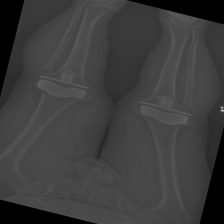
#> input picture data/tibia_fibula_fracture/fracture/1004.png, 224 x 224 px; its folder holds only this picture in this run
$ jupyter execute --allow-errors canny-hough.ipynb
#> lines starting #> are read from the running program, lines starting #| are printed output that depends on the picture; after the words box and inside, x2 and y2 are one past the last pixel; in counts of white or black regions, pixels touching at a corner belong together
[cell 1]
import os
import numpy as np
import cv2 as cv
from matplotlib import pyplot as plt
import heapq
import pandas as pd

[cell 2]
img = cv.imread('../../../data/tibia_fibula_fracture/fracture/0.png')
#> (the rest of this cell did not finish here and is left out)

#> (a cell that did not finish here is left out)

[cell 4]
import heapq

class Node(object):
    def __init__(self, val: tuple):
        self.val = val

    def __repr__(self):
        return f'Node value: {self.val}'

    def __lt__(self, other):
        return self.val[0] < other.val[0]
    def return_val(self):
        return self.val

[cell 5]
import heapq
#> (the rest of this cell did not finish here and is left out)

#> (a cell that did not finish here is left out)

#> (a cell that did not finish here is left out)

[cell 8]
def image_processing(image_dir):
    img = cv.imread(image_dir)
#> img is the input picture: shape (224, 224, 3); min 0, max 197, mean 61.1
    gray = cv.cvtColor(img,cv.COLOR_BGR2GRAY)
    dns = cv.fastNlMeansDenoising(gray, None, 7, 21)
    clahe = cv.createCLAHE(clipLimit=2.0, tileGridSize=(8,8))
    cl1 = clahe.apply(dns)
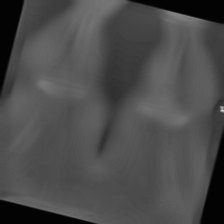
#> cl1: shape (224, 224); min 2, max 211, mean 75.3
    threshold = cv.threshold(cl1,120,255,cv.THRESH_BINARY)[1]
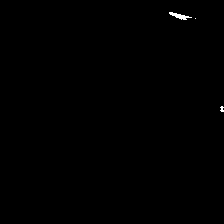
#> threshold: shape (224, 224); 0.19% white; 3 white regions (2 under 20 px), largest, box (x1, y1, x2, y2) and area: (169, 12, 192, 20) 78
    return cv.Canny(threshold, 175, 200, None, 3)
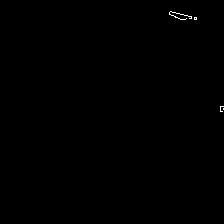
#> returned value: shape (224, 224); 0.14% white in thin lines or dots, all inside (x1, y1, x2, y2) = (169, 11, 224, 112)

[cell 9]
class Node(object):
    def __init__(self, val: tuple):
        self.val = val

    def __repr__(self):
        return f'Node value: {self.val}'

    def __lt__(self, other):
        return self.val[0] < other.val[0]
    def return_val(self):
        return self.val

def get_features(canny_edges, linesP):
    heap = []
    if linesP is not None:
        for i in range(0, len(linesP)):
            l = linesP[i][0]
            heapq.heappush(heap, Node((np.linalg.norm(np.array((l[0], l[1])) - np.array((l[2], l[3]))) / canny_edges.shape[0], l)))
        perimeter = cv.countNonZero(canny_edges)/canny_edges.shape[0]
        nm_lns = len(linesP)
        length_pxl = []
        slopes = []
        for line in heapq.nlargest(10, heap):
            length, l = line.return_val()
            length_pxl.append(length)
            x1, y1, x2, y2 = (l[0], l[1], l[2], l[3])
            if x2 - x1 == 0:  # Check if the line is vertical
                slope = np.inf  # Use np.inf to represent infinity
            else:
                slope = (-(y2 - y1)) / (x2 - x1)  # Negate the y-coordinates
            slopes.append(slope)

        max_acute_angle = 0
        min_acute_angle = np.pi / 2  # Initialize to 90 degrees
        for i in range(len(slopes)):
            for j in range(i+1, len(slopes)):
                if np.isinf(slopes[i]) or np.isinf(slopes[j]):
                    angle = np.pi / 2  # The angle between a vertical line and any other line is 90 degrees
                else:
                    angle = np.arccos((slopes[i]*slopes[j] + 1) / np.sqrt((1+slopes[i]**2)*(1+slopes[j]**2)))
                if angle > np.pi/2:  # Only consider acute angles
                    angle = np.pi - angle
                max_acute_angle = max(max_acute_angle, angle)
                min_acute_angle = min(min_acute_angle, angle)

        max_acute_angle = np.degrees(max_acute_angle)  # Convert to degrees
        min_acute_angle = np.degrees(min_acute_angle)

        return [perimeter, nm_lns, np.mean(length_pxl), np.std(length_pxl), np.mean(np.ma.masked_invalid(slopes)), np.std(np.ma.masked_invalid(slopes)), max_acute_angle, min_acute_angle]
    else:
        return None

[cell 10]
def canny_hough_features(input_dir, output_dir, mode, fracture):
    features = []
    for image_file in os.listdir(input_dir):
        if (image_file.endswith(".png")):
            canny_edges = image_processing(f'{input_dir}/{image_file}')
            linesP = cv.HoughLinesP(canny_edges, 1, np.pi / 180, 50, None, 50, 10)
#> linesP = None
            feat = get_features(canny_edges, linesP)
            if feat is not None:
                feat.insert(0, fracture)
                feat.insert(0, image_file)
                features.append(feat)
    df = pd.DataFrame(features, columns = ['image_file', 'label', 'perimeter', 'nm_lns', 'mean_length', 'std_length', 'mean_slope', 'std_slope', 'max_acute_angle', 'min_acute_angle'])
    df.to_csv(output_dir, mode=mode, index=False)

[cell 11]
fracture_dir = '../../../data/tibia_fibula_fracture/fracture'
nonfracture_dir = '../../../data/tibia_fibula_fracture/normal'
output_dir = './canny_hough_features.csv'
canny_hough_features(fracture_dir, output_dir, mode='w', fracture=1)
#> (the rest of this cell did not finish here and is left out)

$ run again, on data/tibia_fibula_fracture/fracture/1149.png
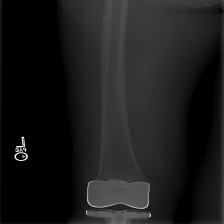
#> input picture data/tibia_fibula_fracture/fracture/1149.png, 224 x 224 px
#> in image_processing, img is the input picture: shape (224, 224, 3); min 0, max 255, mean 27.7
#> in image_processing, `threshold = cv.threshold(cl1,120,255,cv.THRESH_BINARY)[1]`:
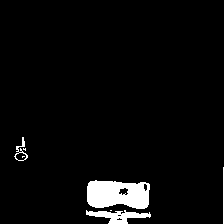
#> threshold: shape (224, 224); 4.1% white; 7 white regions (3 under 20 px), largest, box (x1, y1, x2, y2) and area: (87, 180, 150, 209) 1472, (86, 210, 151, 224) 452, (14, 137, 28, 161) 89, (223, 167, 224, 224) 57
#> in image_processing, `return cv.Canny(threshold, 175, 200, None, 3)`:
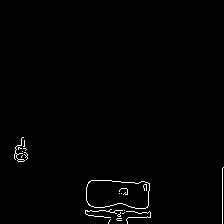
#> returned value: shape (224, 224); 1% white in thin lines or dots, all inside (x1, y1, x2, y2) = (14, 137, 224, 224)
#> linesP = [[222, 223, 222, 168]]
#> the loop in get_features, `for i in range(0, len(linesP)):` made 1 pass
#> perimeter = 2.28
#> nm_lns = 1
#> the loop in get_features, `for line in heapq.nlargest(10, heap):` made 1 pass
#> after the loop in get_features, `for line in heapq.nlargest(10, heap):`: length_pxl = [0.246]; slopes = [inf]
#> in get_features, `min_acute_angle = np.pi / 2`: min_acute_angle = 1.57
#> the loop in get_features, `for i in range(len(slopes)):` made 1 pass
#> max_acute_angle = 0
#> in get_features, `min_acute_angle = np.degrees(min_acute_angle)`: min_acute_angle = 90
#> feat = 8 items
#> df = table of 1 rows and 10 columns

$ run again, on data/tibia_fibula_fracture/fracture/1276.png
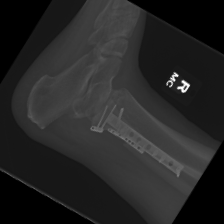
#> input picture data/tibia_fibula_fracture/fracture/1276.png, 224 x 224 px
#> in image_processing, img is the input picture: shape (224, 224, 3); min 0, max 255, mean 37.7
#> in image_processing, `threshold = cv.threshold(cl1,120,255,cv.THRESH_BINARY)[1]`:
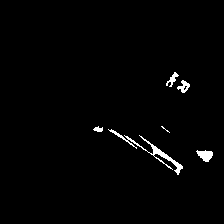
#> threshold: shape (224, 224); 1.4% white; 6 white regions (1 under 20 px), largest, box (x1, y1, x2, y2) and area: (108, 129, 183, 175) 376, (196, 150, 213, 162) 130, (177, 80, 190, 93) 85, (166, 72, 179, 87) 73, (93, 126, 103, 132) 39
#> in image_processing, `return cv.Canny(threshold, 175, 200, None, 3)`:
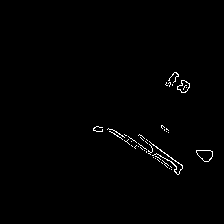
#> returned value: shape (224, 224); 0.83% white in thin lines or dots, all inside (x1, y1, x2, y2) = (93, 72, 213, 175)
#> linesP = None

$ run again, on data/tibia_fibula_fracture/fracture/1397.png
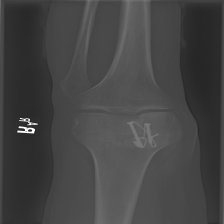
#> input picture data/tibia_fibula_fracture/fracture/1397.png, 224 x 224 px
#> in image_processing, img is the input picture: shape (224, 224, 3); min 38, max 255, mean 68.5
#> in image_processing, `threshold = cv.threshold(cl1,120,255,cv.THRESH_BINARY)[1]`:
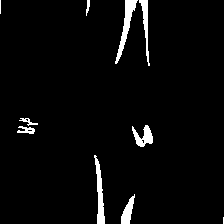
#> threshold: shape (224, 224); 3.3% white; 10 white regions (2 under 20 px), largest, box (x1, y1, x2, y2) and area: (115, 0, 138, 64) 407, (94, 155, 105, 224) 357, (139, 0, 150, 66) 250
#> in image_processing, `return cv.Canny(threshold, 175, 200, None, 3)`:
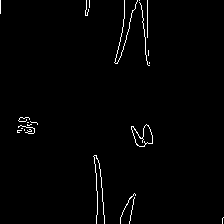
#> returned value: shape (224, 224); 1.4% white in thin lines or dots
#> linesP = None

$ run again, on data/tibia_fibula_fracture/fracture/1067.png
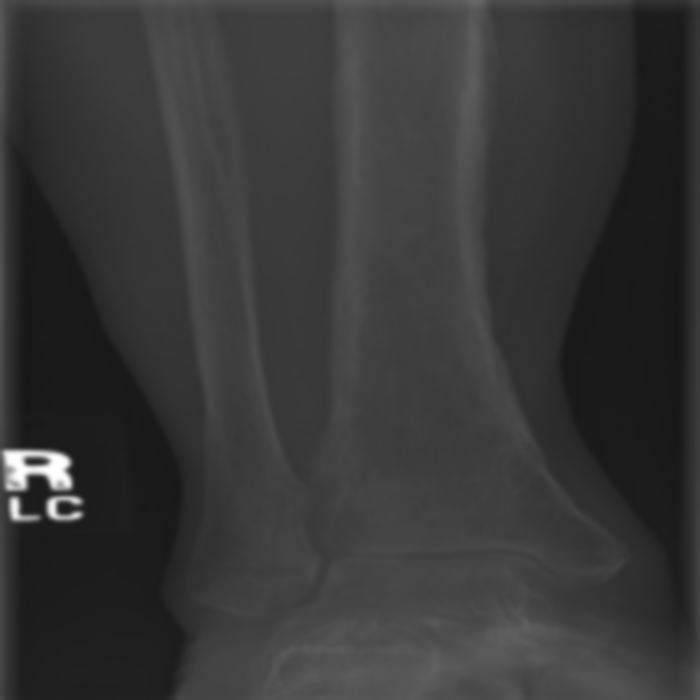
#> input picture data/tibia_fibula_fracture/fracture/1067.png, 700 x 700 px
#> in image_processing, img is the input picture: shape (700, 700, 3); min 23, max 255, mean 55.3
#> in image_processing, `threshold = cv.threshold(cl1,120,255,cv.THRESH_BINARY)[1]`:
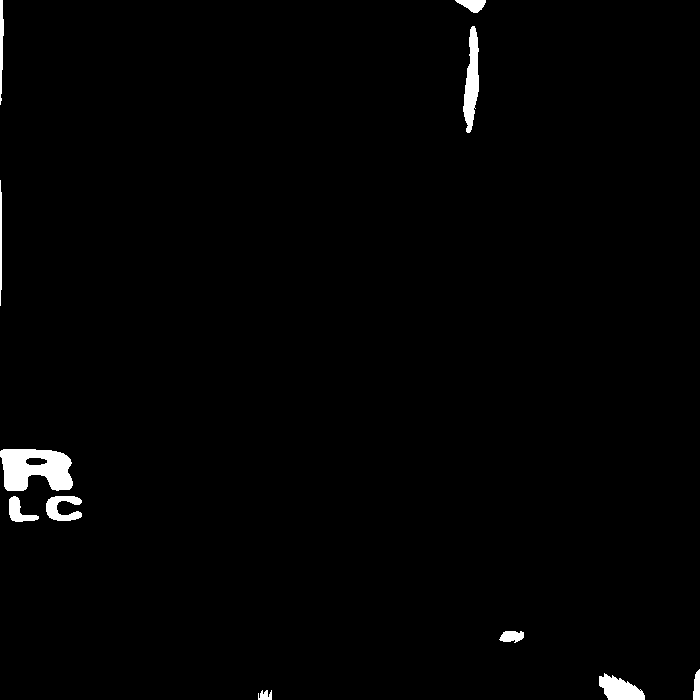
#> threshold: shape (700, 700); 1.3% white; 11 white regions, largest, box (x1, y1, x2, y2) and area: (0, 449, 73, 491) 2280, (463, 26, 479, 133) 1040, (599, 673, 645, 700) 782
#> in image_processing, `return cv.Canny(threshold, 175, 200, None, 3)`:
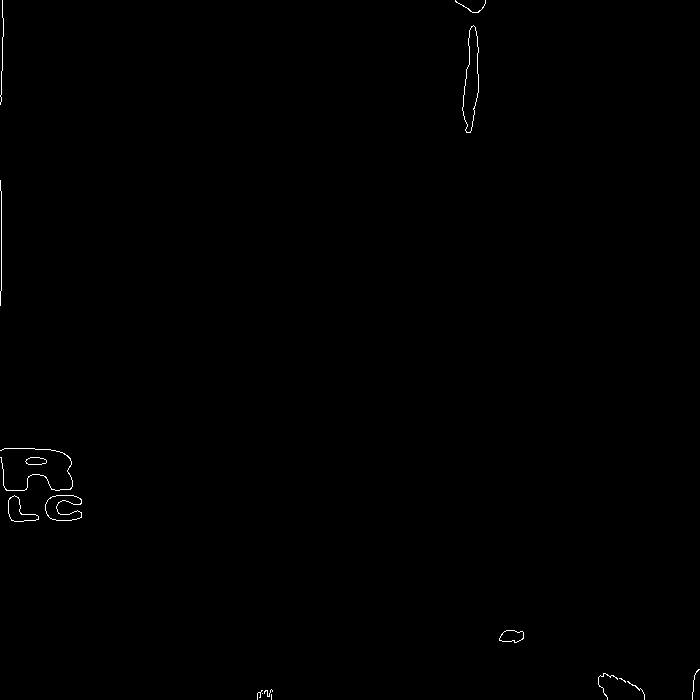
#> returned value: shape (700, 700); 0.26% white in thin lines or dots
#> linesP = [[1, 290, 1, 191], [2, 68, 3, 18]]
#> the loop in get_features, `for i in range(0, len(linesP)):` made 2 passes
#> perimeter = 1.8
#> nm_lns = 2
#> the loop in get_features, `for line in heapq.nlargest(10, heap):` made 2 passes
#> (length, x1, y1, x2, y2, slope) on passes 1 to 2: (0.141, 1, 290, 1, 191, inf), (0.0714, 2, 68, 3, 18, 50)
#> after the loop in get_features, `for line in heapq.nlargest(10, heap):`: length_pxl = [0.141, 0.0714]; slopes = [inf, 50]
#> in get_features, `min_acute_angle = np.pi / 2`: min_acute_angle = 1.57
#> the loop in get_features, `for i in range(len(slopes)):` made 2 passes
#> max_acute_angle = 90
#> feat = [1.8, 2, 0.106, 0.035, 50, 0, 90, 90]
#> df = table of 1 rows and 10 columns
